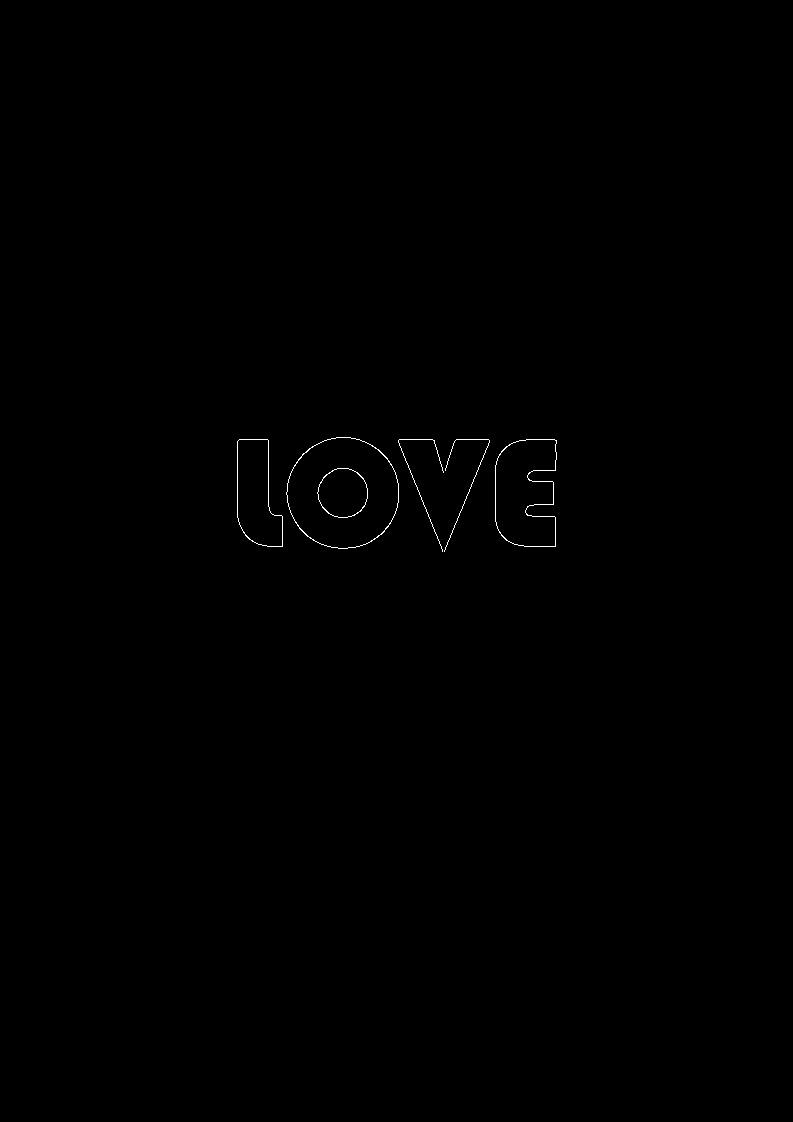
#> input picture python/VGG16/2.1.jpg, 793 x 1122 px, found by its file name
$ python FindContours.py
#> lines starting #> are read from the running program, lines starting #| are printed output that depends on the picture; after the words box and inside, x2 and y2 are one past the last pixel; in counts of white or black regions, pixels touching at a corner belong together
import PIL.ImageOps
from PIL import Image
import cv2 as cv
import numpy as np
from scipy import io
img = Image.open('F:/Study/代码/python/VGG16/2.1.jpg')
#> img is the input picture: PIL image 793x1122 L; min 0, max 255, mean 0.5
img = img.convert('1')
#> img: PIL image 793x1122 1; 0.18% white in thin lines or dots, all inside (x1, y1, x2, y2) = (237, 437, 557, 552)
#img.show()


img = img.convert('L')
img = PIL.ImageOps.invert(img)
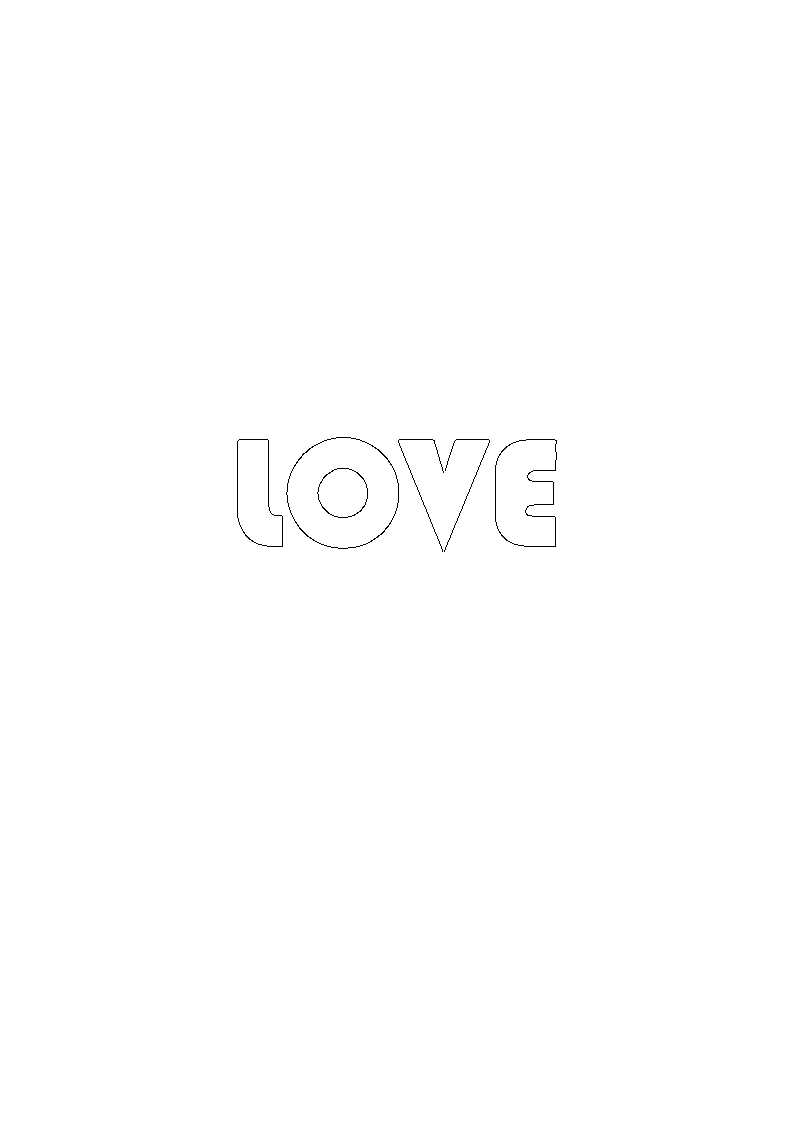
#> img: PIL image 793x1122 L; 99.8% white; black in thin lines or dots, all inside (x1, y1, x2, y2) = (237, 437, 557, 552)
img = img.convert('1')
#img.show()
img.save('3.1.jpg')
np.save('img1.npy',img)
mat = np.load('img1.npy')
io.savemat('gene_features1.mat', {'gene_features': mat})
